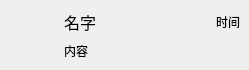
<?xml version="1.0" encoding="UTF-8"?>
<ui version="4.0">
 <class>Conversation</class>
 <widget class="QWidget" name="Conversation">
  <property name="geometry">
   <rect>
    <x>0</x>
    <y>0</y>
    <width>249</width>
    <height>70</height>
   </rect>
  </property>
  <property name="minimumSize">
   <size>
    <width>249</width>
    <height>70</height>
   </size>
  </property>
  <property name="maximumSize">
   <size>
    <width>249</width>
    <height>70</height>
   </size>
  </property>
  <property name="windowTitle">
   <string>Form</string>
  </property>
  <property name="styleSheet">
   <string notr="true"/>
  </property>
  <layout class="QHBoxLayout" name="horizontalLayout_3">
   <property name="spacing">
    <number>6</number>
   </property>
   <property name="leftMargin">
    <number>9</number>
   </property>
   <property name="topMargin">
    <number>9</number>
   </property>
   <property name="rightMargin">
    <number>9</number>
   </property>
   <property name="bottomMargin">
    <number>9</number>
   </property>
   <item>
    <widget class="QLabel" name="head_icon_label">
     <property name="minimumSize">
      <size>
       <width>40</width>
       <height>40</height>
      </size>
     </property>
     <property name="maximumSize">
      <size>
       <width>40</width>
       <height>40</height>
      </size>
     </property>
     <property name="text">
      <string/>
     </property>
    </widget>
   </item>
   <item>
    <widget class="QWidget" name="info_widget" native="true">
     <property name="maximumSize">
      <size>
       <width>251</width>
       <height>70</height>
      </size>
     </property>
     <layout class="QVBoxLayout" name="verticalLayout">
      <property name="spacing">
       <number>0</number>
      </property>
      <property name="leftMargin">
       <number>0</number>
      </property>
      <property name="topMargin">
       <number>0</number>
      </property>
      <property name="rightMargin">
       <number>0</number>
      </property>
      <property name="bottomMargin">
       <number>0</number>
      </property>
      <item>
       <widget class="QWidget" name="nameAndTime_widget" native="true">
        <property name="minimumSize">
         <size>
          <width>0</width>
          <height>25</height>
         </size>
        </property>
        <layout class="QHBoxLayout" name="horizontalLayout">
         <property name="spacing">
          <number>0</number>
         </property>
         <property name="leftMargin">
          <number>9</number>
         </property>
         <property name="topMargin">
          <number>0</number>
         </property>
         <property name="rightMargin">
          <number>0</number>
         </property>
         <property name="bottomMargin">
          <number>0</number>
         </property>
         <item>
          <widget class="QLabel" name="name_label">
           <property name="font">
            <font>
             <pointsize>12</pointsize>
             <bold>false</bold>
            </font>
           </property>
           <property name="text">
            <string>名字</string>
           </property>
          </widget>
         </item>
         <item>
          <spacer name="horizontalSpacer">
           <property name="orientation">
            <enum>Qt::Horizontal</enum>
           </property>
           <property name="sizeHint" stdset="0">
            <size>
             <width>40</width>
             <height>20</height>
            </size>
           </property>
          </spacer>
         </item>
         <item>
          <widget class="QLabel" name="time_label">
           <property name="text">
            <string>时间</string>
           </property>
          </widget>
         </item>
        </layout>
       </widget>
      </item>
      <item>
       <spacer name="verticalSpacer">
        <property name="orientation">
         <enum>Qt::Vertical</enum>
        </property>
        <property name="sizeHint" stdset="0">
         <size>
          <width>20</width>
          <height>4</height>
         </size>
        </property>
       </spacer>
      </item>
      <item>
       <widget class="QWidget" name="content_widget" native="true">
        <property name="minimumSize">
         <size>
          <width>0</width>
          <height>20</height>
         </size>
        </property>
        <layout class="QHBoxLayout" name="horizontalLayout_2">
         <property name="spacing">
          <number>0</number>
         </property>
         <property name="leftMargin">
          <number>9</number>
         </property>
         <property name="topMargin">
          <number>0</number>
         </property>
         <property name="rightMargin">
          <number>0</number>
         </property>
         <property name="bottomMargin">
          <number>0</number>
         </property>
         <item>
          <widget class="QLabel" name="content_label">
           <property name="maximumSize">
            <size>
             <width>130</width>
             <height>16777215</height>
            </size>
           </property>
           <property name="text">
            <string>内容</string>
           </property>
          </widget>
         </item>
         <item>
          <widget class="QWidget" name="smallIcon_Label" native="true">
           <property name="minimumSize">
            <size>
             <width>50</width>
             <height>0</height>
            </size>
           </property>
           <property name="maximumSize">
            <size>
             <width>50</width>
             <height>16777215</height>
            </size>
           </property>
          </widget>
         </item>
        </layout>
       </widget>
      </item>
     </layout>
    </widget>
   </item>
  </layout>
 </widget>
 <resources/>
 <connections/>
</ui>
